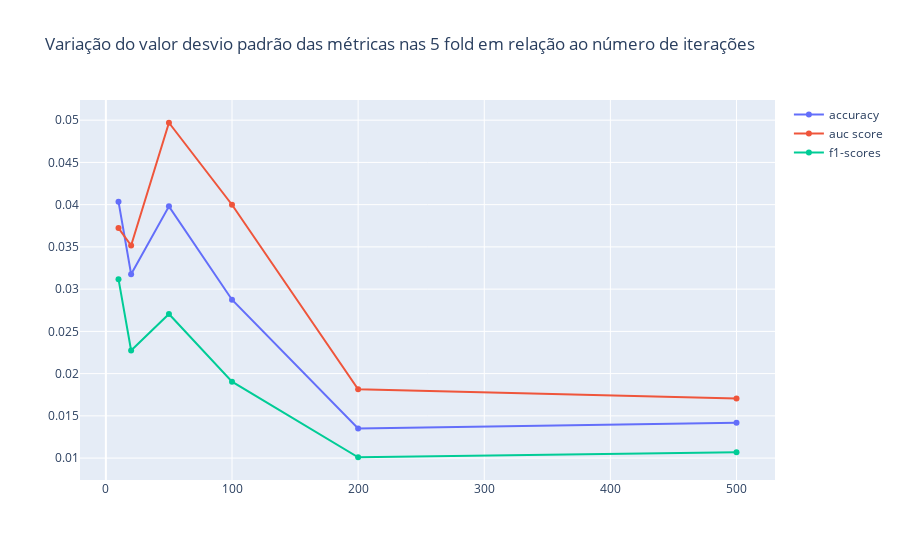

Source (notebook cell):
### Code cell
fig = go.Figure()
fig.add_trace(go.Scatter(x=n_estimators, y=metrics_std['acc'],
                    mode='lines+markers',
                    name='accuracy'))
fig.add_trace(go.Scatter(x=n_estimators, y=metrics_std['roc'],
                    mode='lines+markers',
                    name='auc score'))
fig.add_trace(go.Scatter(x=n_estimators, y=metrics_std['f1'],
                    mode='lines+markers', name='f1-scores'))
fig.update_layout(title="Variação do valor desvio padrão das métricas nas 5 fold em relação ao número de iterações")
fig.show()

### Figure 1 — Plotly figure (JSON) as saved in the notebook; plotly's stock layout.template omitted (floating-point values rounded to 4 significant figures)
{"data": [{"mode": "lines+markers", "name": "accuracy", "type": "scatter", "x": [10, 20, 50, 100, 200, 500], "y": [0.04035, 0.03177, 0.0398, 0.02874, 0.01351, 0.01419]}, {"mode": "lines+markers", "name": "auc score", "type": "scatter", "x": [10, 20, 50, 100, 200, 500], "y": [0.03723, 0.03516, 0.04969, 0.03999, 0.01814, 0.01706]}, {"mode": "lines+markers", "name": "f1-scores", "type": "scatter", "x": [10, 20, 50, 100, 200, 500], "y": [0.03118, 0.02274, 0.02706, 0.01905, 0.0101, 0.01069]}], "layout": {"title": {"text": "Variação do valor desvio padrão das métricas nas 5 fold em relação ao número de iterações"}}}
